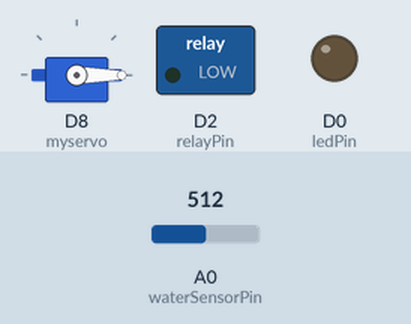
This sketch was run on a simulated ESP8266 (NodeMCU). On the bench: servo, switched loads named in the sketch (green lamp = pin HIGH), output pins drawn as LEDs (lit = HIGH). The inputs (shaded band) are chosen by the test bench; at power-on: A0 (waterSensorPin) = 512. WiFi joins after 1.5 s; servers stay silent unless stated; what the sketch prints to the serial monitor is not drawn.

Above: at 2.7 s.
2.8 s: A0 (waterSensorPin) set to 493
At 4.2 s:
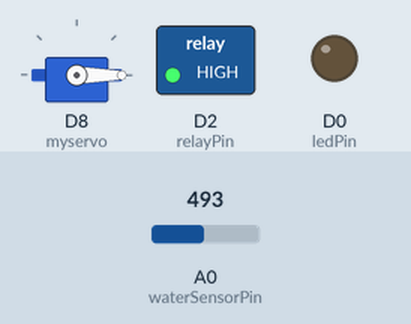
4.6 s: A0 (waterSensorPin) set to 108
6.1 s: A0 (waterSensorPin) set to 90
At 7.3 s:
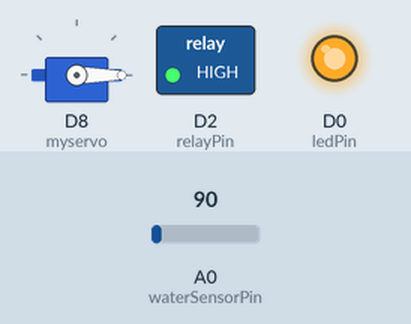
7.6 s: A0 (waterSensorPin) set to 110
At 9.1 s:
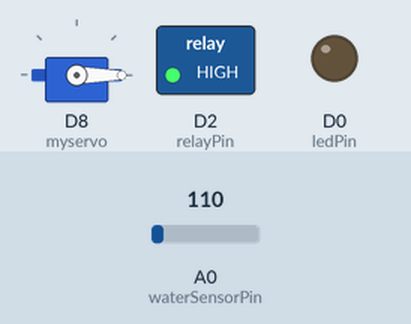
9.4 s: A0 (waterSensorPin) set to 0
At 11.0 s:
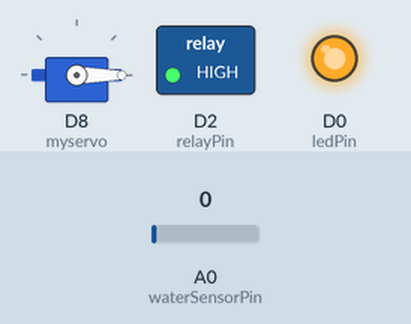
Timing chart, 0 to 12.2 s (numbered marks = the images above; inputs shaded):
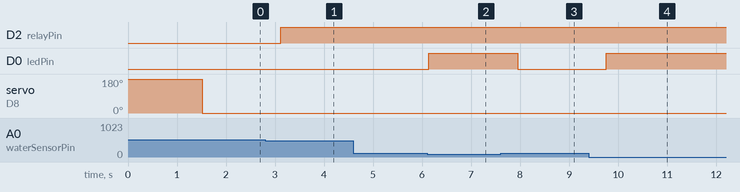

Measured:
- the behaviour switches between 501 and 500 on A0 (waterSensorPin) (found by bisection; images 0 and 1)
- the behaviour switches between 101 and 100 on A0 (waterSensorPin) (found by bisection; images 1 and 2)
- after the input at 2.8 s, D2 (relayPin): LOW → HIGH after 0.31 s
- after the input at 4.6 s, every drawn part: stays the same
- after the input at 6.1 s, D0 (ledPin): LOW → HIGH at once
- after the input at 7.6 s, D0 (ledPin): HIGH → LOW after 0.35 s
- after the input at 9.4 s, D0 (ledPin): LOW → HIGH after 0.36 s

The sketch:

project_group.ino
```cpp
#include <Servo.h>
#include <ESP8266WiFi.h>
#include <SoftwareSerial.h>
#include <FirebaseArduino.h>
#include <ArduinoJson.h>
#include <ESP8266HTTPClient.h>

#define FIREBASE_HOST "prohek-4c689-default-rtdb.firebaseio.com"
#define FIREBASE_AUTH "4VznHQ2vtO0Gu2PQYZAcZarcDiCBmYxzjtCxY7VI"
#define WIFI_SSID "Muka datar"
#define WIFI_PASSWORD "Pandelva1!"


int fireSensorOnePin = D1;
int fireSensorTwoPin = D6;
int fireSensorThreePin = D5;
int waterSensorPin = A0;
int relayPin = D2;
int fireSensorOneValue = 0;
int fireSensorTwoValue = 0;
int fireSensorThreeValue = 0;
int waterSensorValue = 0;
int fireThreshold = 500;
int waterThreshold = 100;
int ledPin = D0;
int angle = 0;
Servo myservo;

void setup() {

  myservo.attach(D8);
  pinMode(fireSensorOnePin,INPUT);
  pinMode(fireSensorTwoPin,INPUT);
  pinMode(fireSensorThreePin,INPUT);
  pinMode(waterSensorPin,INPUT);
  pinMode(relayPin, OUTPUT);
  pinMode(ledPin, OUTPUT);
  myservo.write(180);
  Serial.begin(115200);

 WiFi.begin(WIFI_SSID, WIFI_PASSWORD);
 Serial.print("connecting");
 while (WiFi.status() != WL_CONNECTED)
 {
 Serial.print(".");
 delay(500);
 }
 Serial.println();
 Serial.print("connected: ");
 Serial.println(WiFi.localIP());

 Firebase.begin(FIREBASE_HOST, FIREBASE_AUTH);
 if(Firebase.failed())
  {
  Serial.print(Firebase.error());
  }
  else{

  Serial.print("Firebase Connected");
  }
}

void loop() {
  fireSensorOneValue = analogRead(fireSensorOnePin);
  fireSensorTwoValue = analogRead(fireSensorTwoPin);
  fireSensorThreeValue = analogRead(fireSensorThreePin);
  waterSensorValue = analogRead(waterSensorPin);
  Serial.print("Fire Sensor One Value: ");
  Serial.print(fireSensorOneValue);
  Serial.print("Fire Sensor Two Value: ");
  Serial.print(fireSensorTwoValue);
  Serial.print("Fire Sensor Three Value: ");
  Serial.print(fireSensorThreeValue);
  if (waterSensorValue > waterThreshold) {
    digitalWrite(ledPin, LOW);
  } else {
    digitalWrite(ledPin, HIGH);
  }
  Serial.print(" Water Sensor Value: ");
  Serial.println(waterSensorValue);
  if (fireSensorOneValue > fireThreshold) {
    myservo.write(0);
    delay(1000);
    digitalWrite(relayPin, LOW);
  } else if (fireSensorTwoValue > fireThreshold) {
    myservo.write(90);
    delay(1000);
    digitalWrite(relayPin, LOW);
  } else if (fireSensorThreeValue > fireThreshold) {
    myservo.write(180);
    delay(1000);
    digitalWrite(relayPin, LOW);
  } else {
    digitalWrite(relayPin,HIGH);
  }
  int fire1 = analogRead(D1);
  Firebase.setInt("fire sensor 1", fire1);

  int fire2 = analogRead(D6);
  Firebase.setInt("fire sensor 2", fire2);

  int fire3 = analogRead(D5);
  Firebase.setInt("fire sensor 3", fire3);

  int water = analogRead(A0);

    Firebase.setInt("water sensor", water);
}
```
